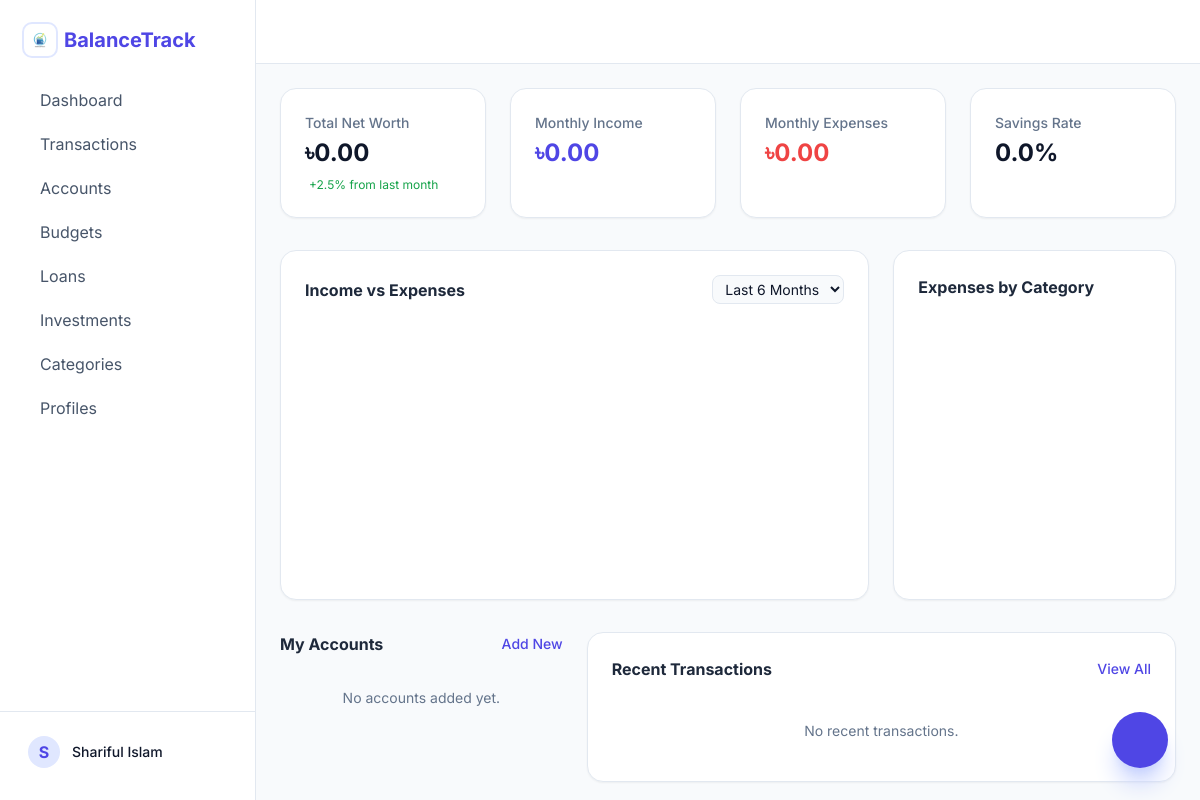
The page / on the database its author committed.
### app/models.py (models this page shows)
class Profile(db.Model):
    id = db.Column(db.Integer, primary_key=True)
    name = db.Column(db.String(64), unique=True, nullable=False)
    is_active = db.Column(db.Boolean, default=False)
    created_at = db.Column(db.DateTime, default=lambda: datetime.now(UTC))
    accounts = db.relationship('Account', backref='profile', lazy='dynamic')
    categories = db.relationship('Category', backref='profile', lazy='dynamic')
    loans = db.relationship('Loan', backref='profile', lazy='dynamic')
    investments = db.relationship('Investment', backref='profile', lazy='dynamic')
    budgets = db.relationship('Budget', backref='profile', lazy='dynamic')

class Currency(db.Model):
    id = db.Column(db.Integer, primary_key=True)
    code = db.Column(db.String(10), unique=True, nullable=False) # USD, BDT, etc.
    symbol = db.Column(db.String(5))
    exchange_rate = db.Column(db.Float, default=1.0) # Relative to base currency
    last_updated = db.Column(db.DateTime, default=lambda: datetime.now(UTC))

### app/main/routes.py (the view)
@main.route('/')
def index():
    seed_currencies()
    seed_categories()
    from app.models import Profile
    current_profile = Profile.query.filter_by(is_active=True).first()
    if not current_profile:
        return redirect(url_for('profiles.index'))
    total_balance = db.session.query(func.sum(Account.balance)).filter(Account.profile_id == current_profile.id).scalar() or 0
    investment_value = db.session.query(func.sum(Investment.current_value)).filter(Investment.profile_id == current_profile.id).scalar() or 0
    total_net_worth = total_balance + investment_value
    recent_transactions = Transaction.query.join(Account, Transaction.account_id == Account.id).filter(Account.profile_id == current_profile.id).order_by(Transaction.date.desc()).limit(5).all()
    now = datetime.now()
    month = now.month
    year = now.year
    monthly_income = db.session.query(func.sum(Transaction.amount))\
        .join(Account, Transaction.account_id == Account.id)\
        .filter(Account.profile_id == current_profile.id)\
        .filter(Transaction.transaction_type == 'Income')\
        .filter(func.extract('month', Transaction.date) == month)\
        .filter(func.extract('year', Transaction.date) == year).scalar() or 0
    monthly_expense = db.session.query(func.sum(Transaction.amount))\
        .join(Account, Transaction.account_id == Account.id)\
        .filter(Account.profile_id == current_profile.id)\
        .filter(Transaction.transaction_type == 'Expense')\
        .filter(func.extract('month', Transaction.date) == month)\
        .filter(func.extract('year', Transaction.date) == year).scalar() or 0
    savings_rate = 0
    if monthly_income > 0:
        savings_rate = ((monthly_income - monthly_expense) / monthly_income) * 100
    user_accounts = Account.query.filter_by(profile_id=current_profile.id).all()
    from datetime import timedelta
    chart_months = []
    income_data = []
    expense_data = []
    for i in range(5, -1, -1):
        first_of_month = (now.replace(day=1) - timedelta(days=i*30)).replace(day=1)
        m = first_of_month.month
        y = first_of_month.year
        chart_months.append(first_of_month.strftime('%b'))
        inc = db.session.query(func.sum(Transaction.amount))\
            .join(Account, Transaction.account_id == Account.id)\
            .filter(Account.profile_id == current_profile.id)\
            .filter(Transaction.transaction_type == 'Income')\
            .filter(func.extract('month', Transaction.date) == m)\
            .filter(func.extract('year', Transaction.date) == y).scalar() or 0
        income_data.append(float(inc))
        exp = db.session.query(func.sum(Transaction.amount))\
            .join(Account, Transaction.account_id == Account.id)\
            .filter(Account.profile_id == current_profile.id)\
            .filter(Transaction.transaction_type == 'Expense')\
            .filter(func.extract('month', Transaction.date) == m)\
            .filter(func.extract('year', Transaction.date) == y).scalar() or 0
        expense_data.append(float(exp))
    category_data = db.session.query(Category.name, func.sum(Transaction.amount))\
        .join(Transaction, Transaction.category_id == Category.id)\
        .join(Account, Transaction.account_id == Account.id)\
        .filter(Account.profile_id == current_profile.id)\
        .filter(Transaction.transaction_type == 'Expense')\
        .filter(func.extract('month', Transaction.date) == month)\
        .filter(func.extract('year', Transaction.date) == year)\
        .group_by(Category.name).all()
    category_labels = [row[0] for row in category_data]
    category_values = [float(row[1]) for row in category_data]
    return render_template('index.html',
                           net_worth=total_net_worth,
                           transactions=recent_transactions,
                           accounts=user_accounts,
                           monthly_income=monthly_income,
                           monthly_expense=monthly_expense,
                           savings_rate=savings_rate,
                           chart_months=chart_months,
                           income_data=income_data,
                           expense_data=expense_data,
                           category_labels=category_labels,
                           category_values=category_values,
                           base_currency=Currency.query.filter_by(code='BDT').first())

### seed_data.py (called while the page is built, shortened)
def seed_categories():
    if Category.query.first():
        return

def seed_currencies():
    if Currency.query.first():
        return

### app/templates/index.html (shortened to what this page needs)
{% extends "base.html" %}
{% block content %}
<div class="space-y-8">
    <div class="grid grid-cols-1 md:grid-cols-2 lg:grid-cols-4 gap-6">
        <div class="bg-white p-6 rounded-2xl border border-slate-200 shadow-sm">
            <p class="text-sm font-medium text-slate-500 mb-1">Total Net Worth</p>
            <h3 class="text-2xl font-bold text-slate-900">{{ base_currency.symbol if base_currency else '$' }}{{ "{:,.2f}".format(net_worth) }}</h3>
            <p class="text-xs text-green-600 mt-2 flex items-center gap-1">
                 +2.5% from last month
            </p>
        </div>
        <div class="bg-white p-6 rounded-2xl border border-slate-200 shadow-sm">
            <p class="text-sm font-medium text-slate-500 mb-1">Monthly Income</p>
            <h3 class="text-2xl font-bold text-indigo-600">{{ base_currency.symbol if base_currency else '$' }}{{ "{:,.2f}".format(monthly_income) }}</h3>
        </div>
        <div class="bg-white p-6 rounded-2xl border border-slate-200 shadow-sm">
            <p class="text-sm font-medium text-slate-500 mb-1">Monthly Expenses</p>
            <h3 class="text-2xl font-bold text-red-500">{{ base_currency.symbol if base_currency else '$' }}{{ "{:,.2f}".format(monthly_expense) }}</h3>
        </div>
        <div class="bg-white p-6 rounded-2xl border border-slate-200 shadow-sm">
            <p class="text-sm font-medium text-slate-500 mb-1">Savings Rate</p>
            <h3 class="text-2xl font-bold text-slate-900">{{ "{:.1f}".format(savings_rate) }}%</h3>
        </div>
    </div>
    <div class="grid grid-cols-1 lg:grid-cols-3 gap-6">
        <div class="lg:col-span-2 bg-white p-6 rounded-2xl border border-slate-200 shadow-sm min-h-[350px]">
            <div class="flex items-center justify-between mb-6">
                <h4 class="font-bold text-slate-800">Income vs Expenses</h4>
                <select class="text-sm bg-slate-50 border border-slate-200 rounded-lg px-2 py-1 outline-none">
                    <option>Last 6 Months</option>
                </select>
            </div>
        </div>
        <div class="bg-white p-6 rounded-2xl border border-slate-200 shadow-sm min-h-[350px]">
            <h4 class="font-bold text-slate-800 mb-6">Expenses by Category</h4>
        </div>
    </div>
    <div class="grid grid-cols-1 lg:grid-cols-3 gap-6">
        <div class="lg:col-span-1 space-y-4">
            <div class="flex items-center justify-between">
                <h4 class="font-bold text-slate-800">My Accounts</h4>
                <a href="{{ url_for('accounts.add') }}" class="text-indigo-600 text-sm font-medium hover:underline">Add New</a>
            </div>
            <div class="space-y-3">
                {% for acc in accounts %}
                <div class="bg-white p-4 rounded-xl border border-slate-200 flex items-center justify-between">
                    <div class="flex items-center gap-3">
                        <div class="w-10 h-10 bg-slate-100 rounded-lg flex items-center justify-center text-slate-600">
                            <i class="ph {{ acc.icon or 'ph-wallet-fill' }}"></i>
                        </div>
                        <div>
                            <p class="font-bold text-sm">{{ acc.name }}</p>
                            <p class="text-xs text-slate-500">{{ acc.account_type }}</p>
                        </div>
                    </div>
                    <p class="font-bold">{{ acc.currency.symbol if acc.currency else '$' }}{{ "{:,.2f}".format(acc.balance) }}</p>
                </div>
                {% else %}
                <p class="text-sm text-slate-500 text-center py-4">No accounts added yet.</p>
                {% endfor %}
            </div>
        </div>
        <div class="lg:col-span-2 bg-white p-6 rounded-2xl border border-slate-200 shadow-sm">
            <div class="flex items-center justify-between mb-6">
                <h4 class="font-bold text-slate-800">Recent Transactions</h4>
                <a href="{{ url_for('transactions.index') }}" class="text-indigo-600 text-sm font-medium hover:underline">View All</a>
            </div>
            <div class="space-y-4">
                {% for tx in transactions %}
                <div class="flex items-center justify-between">
                    <div class="flex items-center gap-4">
                        <div class="w-10 h-10 {% if tx.transaction_type == 'Expense' %}bg-red-50 text-red-500{% else %}bg-green-50 text-green-600{% endif %} rounded-full flex items-center justify-center">
                            <i class="ph {{ tx.category.icon or 'ph-shopping-cart' }} text-lg"></i>
                        </div>
                        <div>
                            <p class="font-bold text-sm">{{ tx.description or tx.category.name or 'Transaction' }}</p>
                            <p class="text-xs text-slate-500">{{ tx.date.strftime('%b %d, %H:%M') }}</p>
                        </div>
                    </div>
                    <p class="font-bold {% if tx.transaction_type == 'Expense' %}text-red-500{% else %}text-green-600{% endif %}">
                        {{ '-' if tx.transaction_type == 'Expense' else '+' }}{{ tx.account.currency.symbol if tx.account.currency else '$' }}{{ "{:,.2f}".format(tx.amount) }}
                    </p>
                </div>
                {% else %}
                <p class="text-sm text-slate-500 text-center py-4">No recent transactions.</p>
                {% endfor %}
            </div>
        </div>
    </div>
</div>
{% endblock %}

### app/templates/base.html (shortened to what this page needs)
<!DOCTYPE html>
<html lang="en">
<head>
    <script src="https://cdn.tailwindcss.com"></script>
</head>
<body class="bg-slate-50 text-slate-900">
    <div class="flex h-screen overflow-hidden">
        <aside id="sidebar" class="w-64 bg-white border-r border-slate-200 flex-shrink-0 hidden md:flex flex-col fixed inset-y-0 left-0 z-50 md:relative transform -translate-x-full md:translate-x-0 transition-transform duration-300 ease-in-out">
            <div class="p-6">
                <a href="{{ url_for('main.index') }}" class="flex items-center gap-2">
                    <img src="{{ url_for('static', filename='img/logo.png') }}" alt="BalanceTrack Logo" class="w-8 h-8 rounded-lg outline outline-2 outline-indigo-100 p-1">
                    <h1 class="text-xl font-bold text-indigo-600">BalanceTrack</h1>
                </a>
            </div>
            <nav class="flex-1 px-4 space-y-1">
                <a href="{{ url_for('main.index') }}" class="flex items-center gap-3 px-3 py-2 text-slate-600 hover:bg-slate-50 rounded-lg transition-colors">
                     Dashboard
                </a>
                <a href="{{ url_for('transactions.index') }}" class="flex items-center gap-3 px-3 py-2 text-slate-600 hover:bg-slate-50 rounded-lg transition-colors">
                     Transactions
                </a>
                <a href="{{ url_for('accounts.index') }}" class="flex items-center gap-3 px-3 py-2 text-slate-600 hover:bg-slate-50 rounded-lg transition-colors">
                     Accounts
                </a>
                <a href="{{ url_for('budgets.index') }}" class="flex items-center gap-3 px-3 py-2 text-slate-600 hover:bg-slate-50 rounded-lg transition-colors">
                     Budgets
                </a>
                <a href="{{ url_for('loans.index') }}" class="flex items-center gap-3 px-3 py-2 text-slate-600 hover:bg-slate-50 rounded-lg transition-colors">
                     Loans
                </a>
                <a href="{{ url_for('investments.index') }}" class="flex items-center gap-3 px-3 py-2 text-slate-600 hover:bg-slate-50 rounded-lg transition-colors">
                     Investments
                </a>
                <a href="{{ url_for('categories.index') }}" class="flex items-center gap-3 px-3 py-2 text-slate-600 hover:bg-slate-50 rounded-lg transition-colors">
                     Categories
                </a>
                <a href="{{ url_for('profiles.index') }}" class="flex items-center gap-3 px-3 py-2 text-slate-600 hover:bg-slate-50 rounded-lg transition-colors">
                     Profiles
                </a>
            </nav>
            <div class="p-4 border-t border-slate-200">
                <div class="flex items-center gap-3 px-3 py-2 mb-2">
                    <div class="w-8 h-8 rounded-full bg-indigo-100 flex items-center justify-center text-indigo-600 font-bold">
                        {{ current_profile.name[0] if current_profile else 'B' }}
                    </div>
                    <div class="flex-1 min-w-0">
                        <p class="text-sm font-medium truncate">{{ current_profile.name if current_profile else 'BalanceTrack User' }}</p>
                    </div>
                </div>
            </div>
        </aside>
        <main class="flex-1 flex flex-col min-w-0 overflow-hidden">
            <header class="h-16 bg-white border-b border-slate-200 flex items-center justify-between px-6 flex-shrink-0">
                <div class="flex items-center gap-4">
                    <button class="w-10 h-10 flex items-center justify-center text-slate-500 hover:bg-slate-50 rounded-lg transition-all">
                    </button>
                    <button class="w-10 h-10 flex items-center justify-center text-slate-500 hover:bg-slate-50 rounded-lg transition-all">
                    </button>
                </div>
            </header>
            <div class="flex-1 overflow-y-auto p-6">
                {% block content %}{% endblock %}
            </div>
        </main>
    </div>
    <button onclick="toggleModal()" class="fixed bottom-8 right-8 w-14 h-14 bg-indigo-600 text-white rounded-full shadow-xl shadow-indigo-200 flex items-center justify-center hover:scale-110 active:scale-95 transition-all z-40">
    </button>
</body>
</html>

### app/templates/base.html (style rules this page uses)
body { font-family: 'Inter', sans-serif; }

### rows shown on the page
Profile: name "S", name "Shariful Islam"
Currency: symbol "৳"

### other values the page prints
{{ "{:,.2f}".format(net_worth) }} "0.00"
{{ "{:,.2f}".format(monthly_income) }} "0.00"
{{ "{:,.2f}".format(monthly_expense) }} "0.00"
{{ "{:.1f}".format(savings_rate) }} "0.0"
